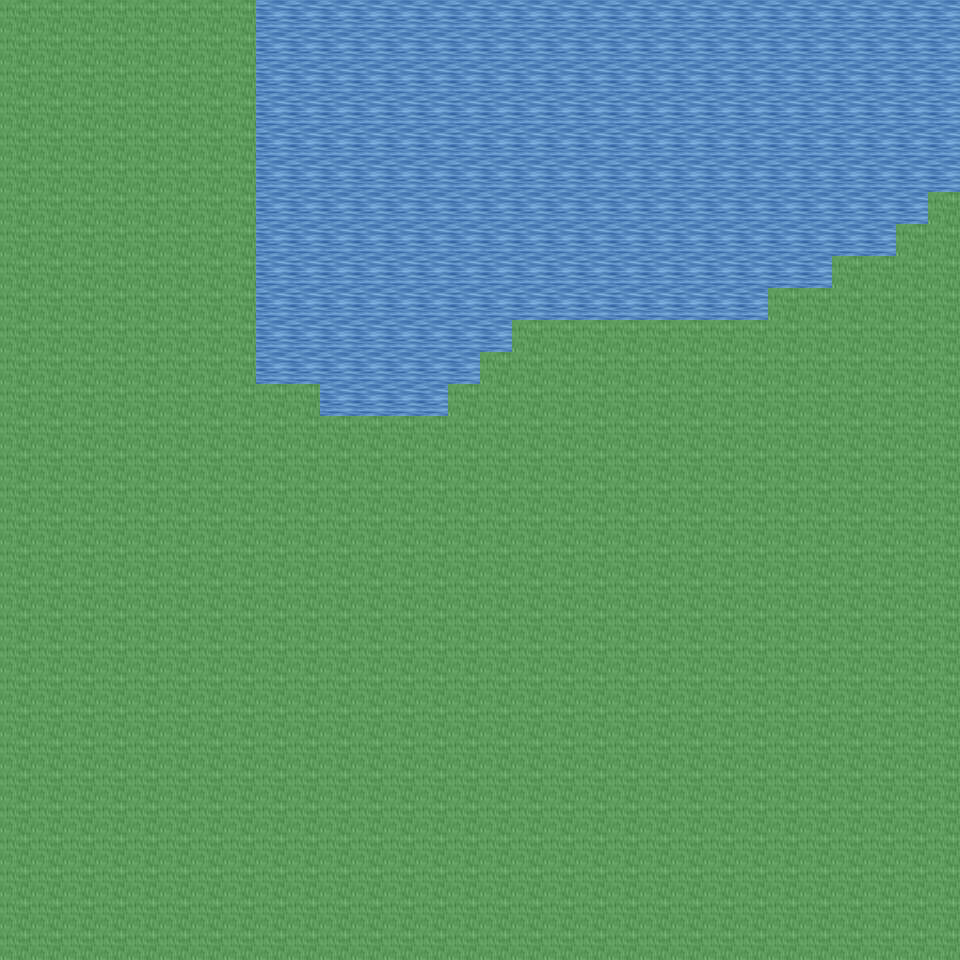

This is a level from a 2D game, rendered from its Tiled map with the project's own tilesets. A one-line summary and the map file follow, with tile-layer data summarised:
An orthogonal 30x30 tile map with 32x32 px tiles, 6 tile layers (Ground, Object, Object2, Above, ...), 10 tilesets and 1 object (mapExit).

<map version="1.0" orientation="orthogonal" renderorder="right-down" width="30" height="30" tilewidth="32" tileheight="32" nextobjectid="2">
  <tileset firstgid="1" name="tileset_ground_ground" tilewidth="32" tileheight="32" tilecount="33" columns="3">
    <image source="../drawable/tileset_ground_ground.png" width="96" height="352" />
  </tileset>
  <tileset firstgid="34" name="tileset_ground_grass_edges" tilewidth="32" tileheight="32" tilecount="36" columns="12">
    <image source="../drawable/tileset_ground_grass_edges.png" width="384" height="96" />
  </tileset>
  <tileset firstgid="70" name="tileset_ground_water_pool" tilewidth="32" tileheight="32" tilecount="72" columns="3">
    <image source="../drawable/tileset_ground_water_pool.png" width="96" height="768" />
  </tileset>
  <tileset firstgid="142" name="tileset_ground_grass_corners" tilewidth="32" tileheight="32" tilecount="24" columns="6">
    <image source="../drawable/tileset_ground_grass_corners.png" width="192" height="128" />
  </tileset>
  <tileset firstgid="166" name="tileset_plant_grasses" tilewidth="32" tileheight="32" tilecount="6" columns="3">
    <image source="../drawable/tileset_plant_grasses.png" width="96" height="64" />
  </tileset>
  <tileset firstgid="172" name="tileset_plant_flower_daisy_red" tilewidth="32" tileheight="32" tilecount="8" columns="2">
    <image source="../drawable/tileset_plant_flower_daisy_red.png" width="64" height="128" />
  </tileset>
  <tileset firstgid="180" name="tileset_plant_flower_daisy_blue" tilewidth="32" tileheight="32" tilecount="8" columns="2">
    <image source="../drawable/tileset_plant_flower_daisy_blue.png" width="64" height="128" />
  </tileset>
  <tileset firstgid="188" name="tileset_item_corpse_huge_animal" tilewidth="32" tileheight="32" tilecount="16" columns="2">
    <image source="../drawable/tileset_item_corpse_huge_animal.png" width="64" height="256" />
  </tileset>
  <tileset firstgid="204" name="tileset_logic_collision" tilewidth="32" tileheight="32" tilecount="1" columns="1">
    <image source="../drawable/tileset_logic_collision.png" width="32" height="32" />
  </tileset>
  <tileset firstgid="205" name="tileset_ground_water_pool_deep" tilewidth="32" tileheight="32" tilecount="72" columns="3">
    <image source="../drawable/tileset_ground_water_pool_deep.png" width="96" height="768" />
  </tileset>
  <layer name="Ground" width="30" height="30">
    <data>[900 cells, 900 non-empty, 7 distinct tile ids]</data>
  </layer>
  <layer name="Object" width="30" height="30">
    <data>[900 cells, 22 non-empty, 3 distinct tile ids]</data>
  </layer>
  <layer name="Object2" width="30" height="30">
    <data>[900 cells, 0 non-empty, 0 distinct tile ids]</data>
  </layer>
  <layer name="Above" width="30" height="30">
    <data>[900 cells, 0 non-empty, 0 distinct tile ids]</data>
  </layer>
  <layer name="Above2" width="30" height="30">
    <data>[900 cells, 0 non-empty, 0 distinct tile ids]</data>
  </layer>
  <layer name="Walkable" width="30" height="30">
    <data>[900 cells, 674 non-empty, 1 distinct tile ids]</data>
  </layer>
  <objectgroup name="MapEvents">
    <object id="1" name="north" type="mapExit" x="256" y="0" width="704" height="32">
      <properties>
        <property name="map" value="level_0_x242_y76" />
        <property name="x" value="8" />
        <property name="y" value="28" />
      </properties>
    </object>
  </objectgroup>
</map>
